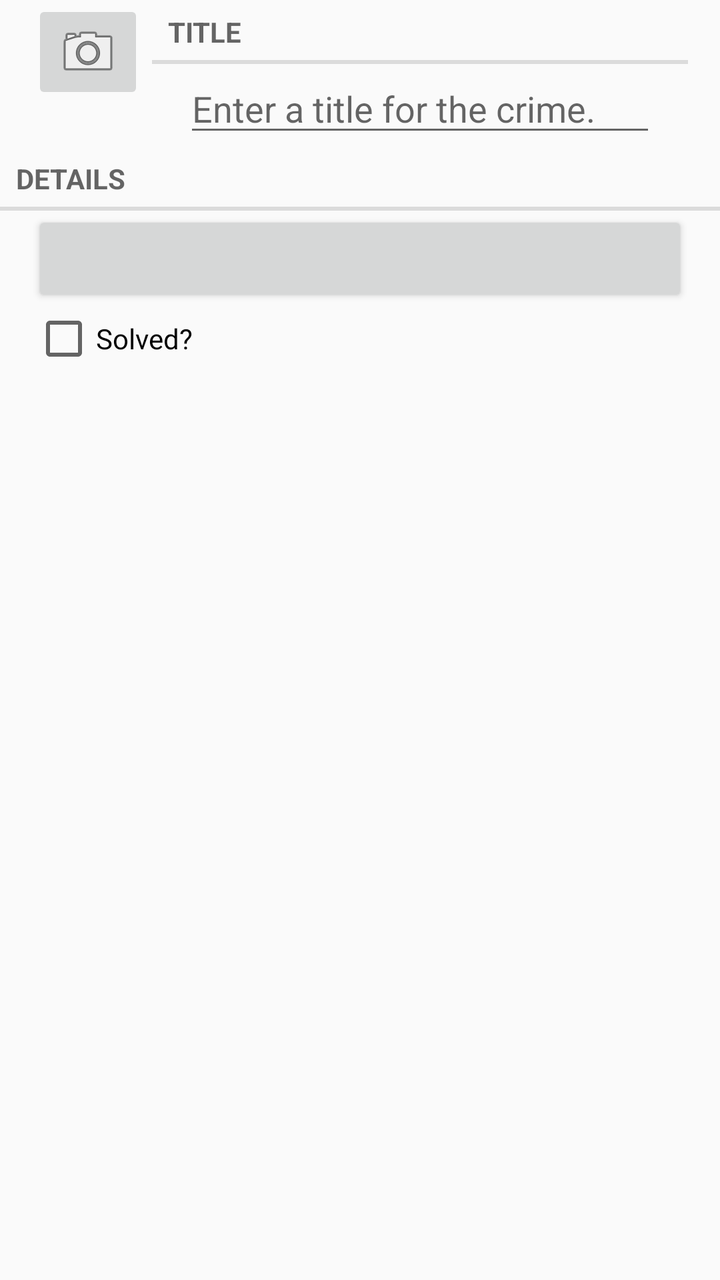
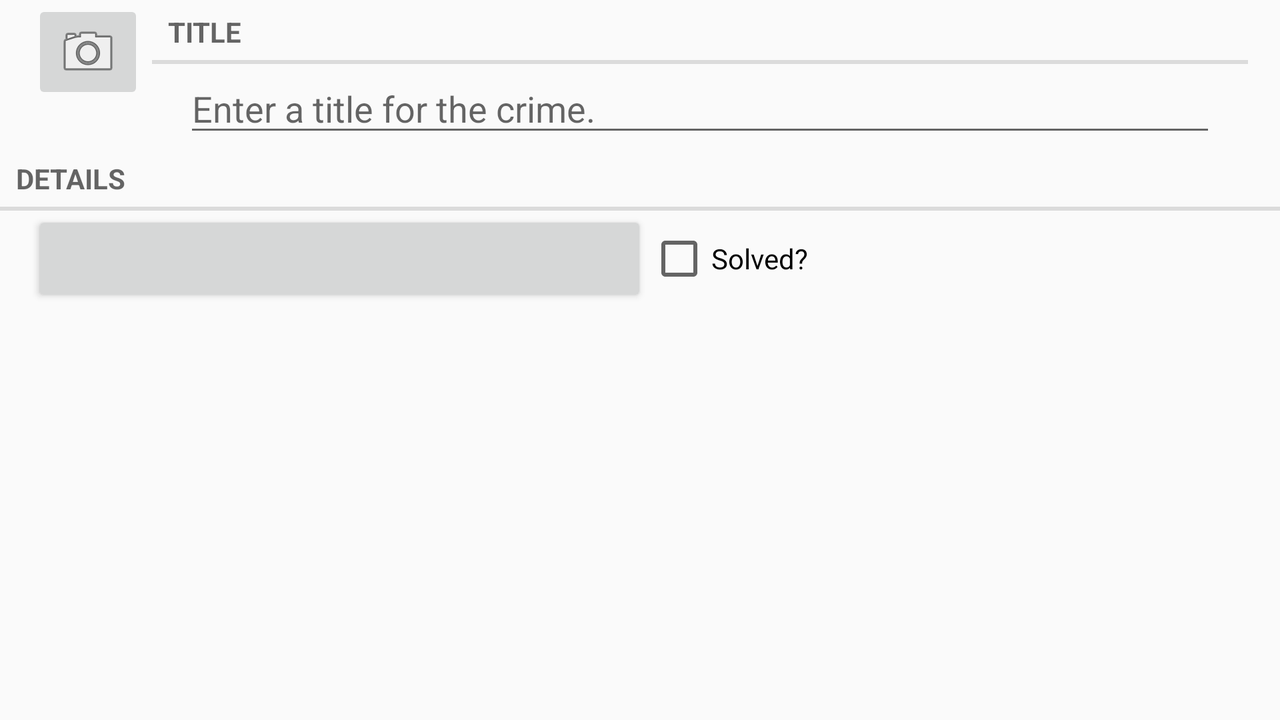

An Android layout and its configuration variant, each rendered on a device that would load it. The default file and the variant file are quoted in full after the pictures.
<!-- AndroidManifest.xml: application theme AppTheme -->
<!-- res/layout/fragment_crime.xml -->
<?xml version="1.0" encoding="utf-8"?>
<LinearLayout xmlns:android="http://schemas.android.com/apk/res/android"
    android:orientation="vertical"
    android:layout_width="match_parent"
    android:layout_height="match_parent">

    <LinearLayout
        android:layout_width="match_parent"
        android:layout_height="wrap_content"
        android:orientation="horizontal"
        android:layout_marginLeft="16dp"
        android:layout_marginRight="16dp">

        <LinearLayout
            android:layout_width="wrap_content"
            android:layout_height="wrap_content"
            android:orientation="vertical"
            android:layout_marginRight="4dp">

            <ImageButton
                android:id="@+id/crime_imageButton"
                android:layout_width="match_parent"
                android:layout_height="wrap_content"
                android:src="@android:drawable/ic_menu_camera"/>

        </LinearLayout>

        <LinearLayout
            android:layout_width="wrap_content"
            android:layout_height="wrap_content"
            android:orientation="vertical"
            android:layout_weight="1">

            <TextView
                android:layout_width="match_parent"
                android:layout_height="wrap_content"
                android:text="@string/crime_title_label"
                style="?android:listSeparatorTextViewStyle" />

            <EditText
                android:id="@+id/crime_title"
                android:layout_width="match_parent"
                android:layout_height="wrap_content"
                android:layout_marginLeft="16dp"
                android:layout_marginRight="16dp"
                android:hint="@string/crime_title_hint" />

        </LinearLayout>

    </LinearLayout>

    <TextView
        android:layout_width="match_parent"
        android:layout_height="wrap_content"
        android:text="@string/crime_details_label"
        style="?android:listSeparatorTextViewStyle" />

    <Button
        android:id="@+id/crime_date"
        android:layout_width="match_parent"
        android:layout_height="wrap_content"
        android:layout_marginLeft="16dp"
        android:layout_marginRight="16dp" />

    <CheckBox
        android:id="@+id/crime_solved"
        android:layout_width="match_parent"
        android:layout_height="wrap_content"
        android:layout_marginLeft="16dp"
        android:layout_marginRight="16dp"
        android:text="@string/crime_solved_label" />

</LinearLayout>
<!-- resources referenced by this layout -->
<resources>
  <string name="crime_details_label">Details</string>
  <string name="crime_solved_label">Solved?</string>
  <string name="crime_title_hint">Enter a title for the crime.</string>
  <string name="crime_title_label">Title</string>
  <style name="AppTheme" parent="Theme.AppCompat.Light.DarkActionBar">
          
      </style>
</resources>
<!-- res/layout-land/fragment_crime.xml (the author's variant of the layout above) -->
<!-- drawn on the phone turned sideways -->
<?xml version="1.0" encoding="utf-8"?>
<LinearLayout xmlns:android="http://schemas.android.com/apk/res/android"
    android:orientation="vertical"
    android:layout_width="match_parent"
    android:layout_height="match_parent">

    <LinearLayout
        android:layout_width="match_parent"
        android:layout_height="wrap_content"
        android:orientation="horizontal"
        android:layout_marginLeft="16dp"
        android:layout_marginRight="16dp">

        <LinearLayout
            android:layout_width="wrap_content"
            android:layout_height="wrap_content"
            android:orientation="vertical"
            android:layout_marginRight="4dp">
    
            <ImageButton
                android:id="@+id/crime_imageButton"
                android:layout_width="match_parent"
                android:layout_height="wrap_content"
                android:src="@android:drawable/ic_menu_camera"/>

        </LinearLayout>

        <LinearLayout
            android:layout_width="wrap_content"
            android:layout_height="wrap_content"
            android:orientation="vertical"
            android:layout_weight="1">

            <TextView
                android:layout_width="match_parent"
                android:layout_height="wrap_content"
                android:text="@string/crime_title_label"
                style="?android:listSeparatorTextViewStyle" />

            <EditText
                android:id="@+id/crime_title"
                android:layout_width="match_parent"
                android:layout_height="wrap_content"
                android:layout_marginLeft="16dp"
                android:layout_marginRight="16dp"
                android:hint="@string/crime_title_hint" />

        </LinearLayout>

    </LinearLayout>

    <TextView
        android:layout_width="match_parent"
        android:layout_height="wrap_content"
        android:text="@string/crime_details_label"
        style="?android:listSeparatorTextViewStyle" />

    <LinearLayout
        android:layout_width="match_parent"
        android:layout_height="wrap_content"
        android:orientation="horizontal"
        android:layout_marginLeft="16dp"
        android:layout_marginRight="16dp">

        <Button
            android:id="@+id/crime_date"
            android:layout_width="wrap_content"
            android:layout_height="wrap_content"
            android:layout_weight="1" />

        <CheckBox
            android:id="@+id/crime_solved"
            android:layout_width="wrap_content"
            android:layout_height="wrap_content"
            android:layout_weight="1"
            android:text="@string/crime_solved_label" />

    </LinearLayout>

</LinearLayout>
